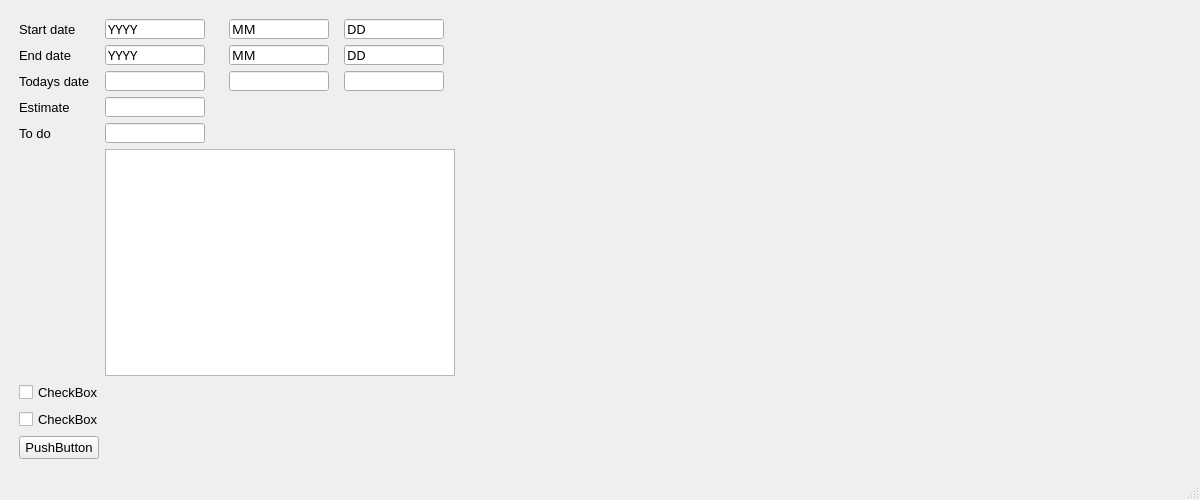
<?xml version="1.0" encoding="UTF-8"?>
<ui version="4.0">
 <class>MainWindow</class>
 <widget class="QMainWindow" name="MainWindow">
  <property name="geometry">
   <rect>
    <x>0</x>
    <y>0</y>
    <width>1200</width>
    <height>500</height>
   </rect>
  </property>
  <property name="sizePolicy">
   <sizepolicy hsizetype="MinimumExpanding" vsizetype="Ignored">
    <horstretch>0</horstretch>
    <verstretch>0</verstretch>
   </sizepolicy>
  </property>
  <property name="minimumSize">
   <size>
    <width>1200</width>
    <height>500</height>
   </size>
  </property>
  <property name="maximumSize">
   <size>
    <width>16777215</width>
    <height>16777215</height>
   </size>
  </property>
  <property name="windowTitle">
   <string>BurnDown</string>
  </property>
  <property name="windowIcon">
   <iconset>
    <normaloff>BurndownChartPlan.png</normaloff>BurndownChartPlan.png</iconset>
  </property>
  <widget class="QWidget" name="centralwidget">
   <layout class="QGridLayout" name="gridLayout_3">
    <item row="0" column="0">
     <layout class="QGridLayout" name="gridLayout_2">
      <property name="margin">
       <number>10</number>
      </property>
      <item row="0" column="0">
       <layout class="QGridLayout" name="gridLayout">
        <item row="0" column="0">
         <widget class="QLabel" name="startDate">
          <property name="sizePolicy">
           <sizepolicy hsizetype="Fixed" vsizetype="Preferred">
            <horstretch>0</horstretch>
            <verstretch>0</verstretch>
           </sizepolicy>
          </property>
          <property name="minimumSize">
           <size>
            <width>80</width>
            <height>20</height>
           </size>
          </property>
          <property name="font">
           <font>
            <pointsize>10</pointsize>
           </font>
          </property>
          <property name="text">
           <string>Start date</string>
          </property>
         </widget>
        </item>
        <item row="0" column="1">
         <widget class="QLineEdit" name="startYear">
          <property name="sizePolicy">
           <sizepolicy hsizetype="Minimum" vsizetype="Minimum">
            <horstretch>0</horstretch>
            <verstretch>0</verstretch>
           </sizepolicy>
          </property>
          <property name="minimumSize">
           <size>
            <width>80</width>
            <height>10</height>
           </size>
          </property>
          <property name="maximumSize">
           <size>
            <width>100</width>
            <height>20</height>
           </size>
          </property>
          <property name="font">
           <font>
            <family>EADS Sans</family>
            <pointsize>10</pointsize>
           </font>
          </property>
          <property name="text">
           <string>YYYY</string>
          </property>
         </widget>
        </item>
        <item row="0" column="2">
         <widget class="QLineEdit" name="startMonth">
          <property name="sizePolicy">
           <sizepolicy hsizetype="Minimum" vsizetype="Minimum">
            <horstretch>0</horstretch>
            <verstretch>0</verstretch>
           </sizepolicy>
          </property>
          <property name="minimumSize">
           <size>
            <width>80</width>
            <height>10</height>
           </size>
          </property>
          <property name="maximumSize">
           <size>
            <width>100</width>
            <height>20</height>
           </size>
          </property>
          <property name="font">
           <font>
            <family>EADS Sans</family>
            <pointsize>10</pointsize>
           </font>
          </property>
          <property name="text">
           <string>MM</string>
          </property>
         </widget>
        </item>
        <item row="0" column="3">
         <widget class="QLineEdit" name="startDay">
          <property name="sizePolicy">
           <sizepolicy hsizetype="Minimum" vsizetype="Minimum">
            <horstretch>0</horstretch>
            <verstretch>0</verstretch>
           </sizepolicy>
          </property>
          <property name="minimumSize">
           <size>
            <width>80</width>
            <height>10</height>
           </size>
          </property>
          <property name="maximumSize">
           <size>
            <width>100</width>
            <height>20</height>
           </size>
          </property>
          <property name="font">
           <font>
            <family>EADS Sans</family>
            <pointsize>10</pointsize>
           </font>
          </property>
          <property name="text">
           <string>DD</string>
          </property>
         </widget>
        </item>
        <item row="2" column="2">
         <widget class="QLineEdit" name="endMonth">
          <property name="sizePolicy">
           <sizepolicy hsizetype="Minimum" vsizetype="Minimum">
            <horstretch>0</horstretch>
            <verstretch>0</verstretch>
           </sizepolicy>
          </property>
          <property name="minimumSize">
           <size>
            <width>80</width>
            <height>10</height>
           </size>
          </property>
          <property name="maximumSize">
           <size>
            <width>100</width>
            <height>20</height>
           </size>
          </property>
          <property name="font">
           <font>
            <family>EADS Sans</family>
            <pointsize>10</pointsize>
           </font>
          </property>
          <property name="text">
           <string>MM</string>
          </property>
         </widget>
        </item>
        <item row="2" column="1">
         <widget class="QLineEdit" name="endYear">
          <property name="sizePolicy">
           <sizepolicy hsizetype="Minimum" vsizetype="Minimum">
            <horstretch>0</horstretch>
            <verstretch>0</verstretch>
           </sizepolicy>
          </property>
          <property name="minimumSize">
           <size>
            <width>80</width>
            <height>10</height>
           </size>
          </property>
          <property name="maximumSize">
           <size>
            <width>100</width>
            <height>20</height>
           </size>
          </property>
          <property name="font">
           <font>
            <family>EADS Sans</family>
            <pointsize>10</pointsize>
           </font>
          </property>
          <property name="text">
           <string>YYYY</string>
          </property>
         </widget>
        </item>
        <item row="2" column="0">
         <widget class="QLabel" name="endDate">
          <property name="sizePolicy">
           <sizepolicy hsizetype="Fixed" vsizetype="Preferred">
            <horstretch>0</horstretch>
            <verstretch>0</verstretch>
           </sizepolicy>
          </property>
          <property name="minimumSize">
           <size>
            <width>80</width>
            <height>20</height>
           </size>
          </property>
          <property name="font">
           <font>
            <pointsize>10</pointsize>
           </font>
          </property>
          <property name="text">
           <string>End date</string>
          </property>
         </widget>
        </item>
        <item row="2" column="3">
         <widget class="QLineEdit" name="endDay">
          <property name="sizePolicy">
           <sizepolicy hsizetype="Minimum" vsizetype="Minimum">
            <horstretch>0</horstretch>
            <verstretch>0</verstretch>
           </sizepolicy>
          </property>
          <property name="minimumSize">
           <size>
            <width>80</width>
            <height>10</height>
           </size>
          </property>
          <property name="maximumSize">
           <size>
            <width>100</width>
            <height>20</height>
           </size>
          </property>
          <property name="font">
           <font>
            <family>EADS Sans</family>
            <pointsize>10</pointsize>
           </font>
          </property>
          <property name="text">
           <string>DD</string>
          </property>
         </widget>
        </item>
        <item row="3" column="0">
         <widget class="QLabel" name="todayDate">
          <property name="sizePolicy">
           <sizepolicy hsizetype="Fixed" vsizetype="Preferred">
            <horstretch>0</horstretch>
            <verstretch>0</verstretch>
           </sizepolicy>
          </property>
          <property name="minimumSize">
           <size>
            <width>80</width>
            <height>20</height>
           </size>
          </property>
          <property name="font">
           <font>
            <pointsize>10</pointsize>
           </font>
          </property>
          <property name="text">
           <string>Todays date</string>
          </property>
         </widget>
        </item>
        <item row="3" column="1">
         <widget class="QLineEdit" name="todayYear">
          <property name="sizePolicy">
           <sizepolicy hsizetype="Minimum" vsizetype="Minimum">
            <horstretch>0</horstretch>
            <verstretch>0</verstretch>
           </sizepolicy>
          </property>
          <property name="minimumSize">
           <size>
            <width>80</width>
            <height>10</height>
           </size>
          </property>
          <property name="maximumSize">
           <size>
            <width>100</width>
            <height>20</height>
           </size>
          </property>
          <property name="font">
           <font>
            <family>EADS Sans</family>
            <pointsize>10</pointsize>
           </font>
          </property>
         </widget>
        </item>
        <item row="3" column="2">
         <widget class="QLineEdit" name="todayMonth">
          <property name="sizePolicy">
           <sizepolicy hsizetype="Minimum" vsizetype="Minimum">
            <horstretch>0</horstretch>
            <verstretch>0</verstretch>
           </sizepolicy>
          </property>
          <property name="minimumSize">
           <size>
            <width>80</width>
            <height>10</height>
           </size>
          </property>
          <property name="maximumSize">
           <size>
            <width>100</width>
            <height>20</height>
           </size>
          </property>
          <property name="font">
           <font>
            <family>EADS Sans</family>
            <pointsize>10</pointsize>
           </font>
          </property>
         </widget>
        </item>
        <item row="3" column="3">
         <widget class="QLineEdit" name="todayDay">
          <property name="sizePolicy">
           <sizepolicy hsizetype="Minimum" vsizetype="Minimum">
            <horstretch>0</horstretch>
            <verstretch>0</verstretch>
           </sizepolicy>
          </property>
          <property name="minimumSize">
           <size>
            <width>80</width>
            <height>10</height>
           </size>
          </property>
          <property name="maximumSize">
           <size>
            <width>100</width>
            <height>20</height>
           </size>
          </property>
          <property name="font">
           <font>
            <family>EADS Sans</family>
            <pointsize>10</pointsize>
           </font>
          </property>
         </widget>
        </item>
        <item row="4" column="1">
         <widget class="QLineEdit" name="estimate">
          <property name="sizePolicy">
           <sizepolicy hsizetype="Minimum" vsizetype="Minimum">
            <horstretch>0</horstretch>
            <verstretch>0</verstretch>
           </sizepolicy>
          </property>
          <property name="minimumSize">
           <size>
            <width>80</width>
            <height>10</height>
           </size>
          </property>
          <property name="maximumSize">
           <size>
            <width>100</width>
            <height>20</height>
           </size>
          </property>
          <property name="font">
           <font>
            <family>EADS Sans</family>
            <pointsize>10</pointsize>
           </font>
          </property>
         </widget>
        </item>
        <item row="5" column="1">
         <widget class="QLineEdit" name="toDo">
          <property name="sizePolicy">
           <sizepolicy hsizetype="Minimum" vsizetype="Minimum">
            <horstretch>0</horstretch>
            <verstretch>0</verstretch>
           </sizepolicy>
          </property>
          <property name="minimumSize">
           <size>
            <width>80</width>
            <height>10</height>
           </size>
          </property>
          <property name="maximumSize">
           <size>
            <width>100</width>
            <height>20</height>
           </size>
          </property>
          <property name="font">
           <font>
            <family>EADS Sans</family>
            <pointsize>10</pointsize>
           </font>
          </property>
         </widget>
        </item>
        <item row="4" column="0">
         <widget class="QLabel" name="estimateLabel">
          <property name="sizePolicy">
           <sizepolicy hsizetype="Fixed" vsizetype="Preferred">
            <horstretch>0</horstretch>
            <verstretch>0</verstretch>
           </sizepolicy>
          </property>
          <property name="minimumSize">
           <size>
            <width>80</width>
            <height>20</height>
           </size>
          </property>
          <property name="font">
           <font>
            <pointsize>10</pointsize>
           </font>
          </property>
          <property name="text">
           <string>Estimate</string>
          </property>
         </widget>
        </item>
        <item row="5" column="0">
         <widget class="QLabel" name="toDoLabel">
          <property name="sizePolicy">
           <sizepolicy hsizetype="Fixed" vsizetype="Preferred">
            <horstretch>0</horstretch>
            <verstretch>0</verstretch>
           </sizepolicy>
          </property>
          <property name="minimumSize">
           <size>
            <width>80</width>
            <height>20</height>
           </size>
          </property>
          <property name="font">
           <font>
            <pointsize>10</pointsize>
           </font>
          </property>
          <property name="text">
           <string>To do</string>
          </property>
         </widget>
        </item>
        <item row="6" column="1" colspan="3">
         <widget class="QTableWidget" name="tableWidget">
          <property name="sizePolicy">
           <sizepolicy hsizetype="Minimum" vsizetype="Minimum">
            <horstretch>0</horstretch>
            <verstretch>0</verstretch>
           </sizepolicy>
          </property>
          <property name="minimumSize">
           <size>
            <width>350</width>
            <height>150</height>
           </size>
          </property>
          <property name="maximumSize">
           <size>
            <width>350</width>
            <height>250</height>
           </size>
          </property>
         </widget>
        </item>
       </layout>
      </item>
      <item row="0" column="1" colspan="2">
       <layout class="QVBoxLayout" name="plotlayout" stretch="">
        <property name="sizeConstraint">
         <enum>QLayout::SetMinimumSize</enum>
        </property>
        <property name="leftMargin">
         <number>100</number>
        </property>
        <property name="topMargin">
         <number>10</number>
        </property>
        <property name="rightMargin">
         <number>100</number>
        </property>
        <property name="bottomMargin">
         <number>10</number>
        </property>
       </layout>
      </item>
      <item row="1" column="0">
       <widget class="QCheckBox" name="legend">
        <property name="sizePolicy">
         <sizepolicy hsizetype="Fixed" vsizetype="Fixed">
          <horstretch>0</horstretch>
          <verstretch>0</verstretch>
         </sizepolicy>
        </property>
        <property name="minimumSize">
         <size>
          <width>80</width>
          <height>20</height>
         </size>
        </property>
        <property name="font">
         <font>
          <pointsize>10</pointsize>
         </font>
        </property>
        <property name="text">
         <string>CheckBox</string>
        </property>
       </widget>
      </item>
      <item row="3" column="0">
       <widget class="QPushButton" name="plot">
        <property name="sizePolicy">
         <sizepolicy hsizetype="Fixed" vsizetype="Fixed">
          <horstretch>0</horstretch>
          <verstretch>0</verstretch>
         </sizepolicy>
        </property>
        <property name="font">
         <font>
          <pointsize>10</pointsize>
         </font>
        </property>
        <property name="text">
         <string>PushButton</string>
        </property>
       </widget>
      </item>
      <item row="2" column="0">
       <widget class="QCheckBox" name="grid">
        <property name="sizePolicy">
         <sizepolicy hsizetype="Fixed" vsizetype="Fixed">
          <horstretch>0</horstretch>
          <verstretch>0</verstretch>
         </sizepolicy>
        </property>
        <property name="minimumSize">
         <size>
          <width>80</width>
          <height>20</height>
         </size>
        </property>
        <property name="font">
         <font>
          <pointsize>10</pointsize>
         </font>
        </property>
        <property name="text">
         <string>CheckBox</string>
        </property>
       </widget>
      </item>
     </layout>
    </item>
   </layout>
  </widget>
  <widget class="QMenuBar" name="menubar">
   <property name="geometry">
    <rect>
     <x>0</x>
     <y>0</y>
     <width>1200</width>
     <height>20</height>
    </rect>
   </property>
  </widget>
  <widget class="QStatusBar" name="statusbar"/>
 </widget>
 <tabstops>
  <tabstop>startYear</tabstop>
  <tabstop>startMonth</tabstop>
  <tabstop>startDay</tabstop>
  <tabstop>endYear</tabstop>
  <tabstop>endMonth</tabstop>
  <tabstop>endDay</tabstop>
  <tabstop>todayYear</tabstop>
  <tabstop>todayMonth</tabstop>
  <tabstop>todayDay</tabstop>
  <tabstop>estimate</tabstop>
  <tabstop>toDo</tabstop>
  <tabstop>tableWidget</tabstop>
  <tabstop>legend</tabstop>
  <tabstop>grid</tabstop>
  <tabstop>plot</tabstop>
 </tabstops>
 <resources/>
 <connections/>
</ui>
